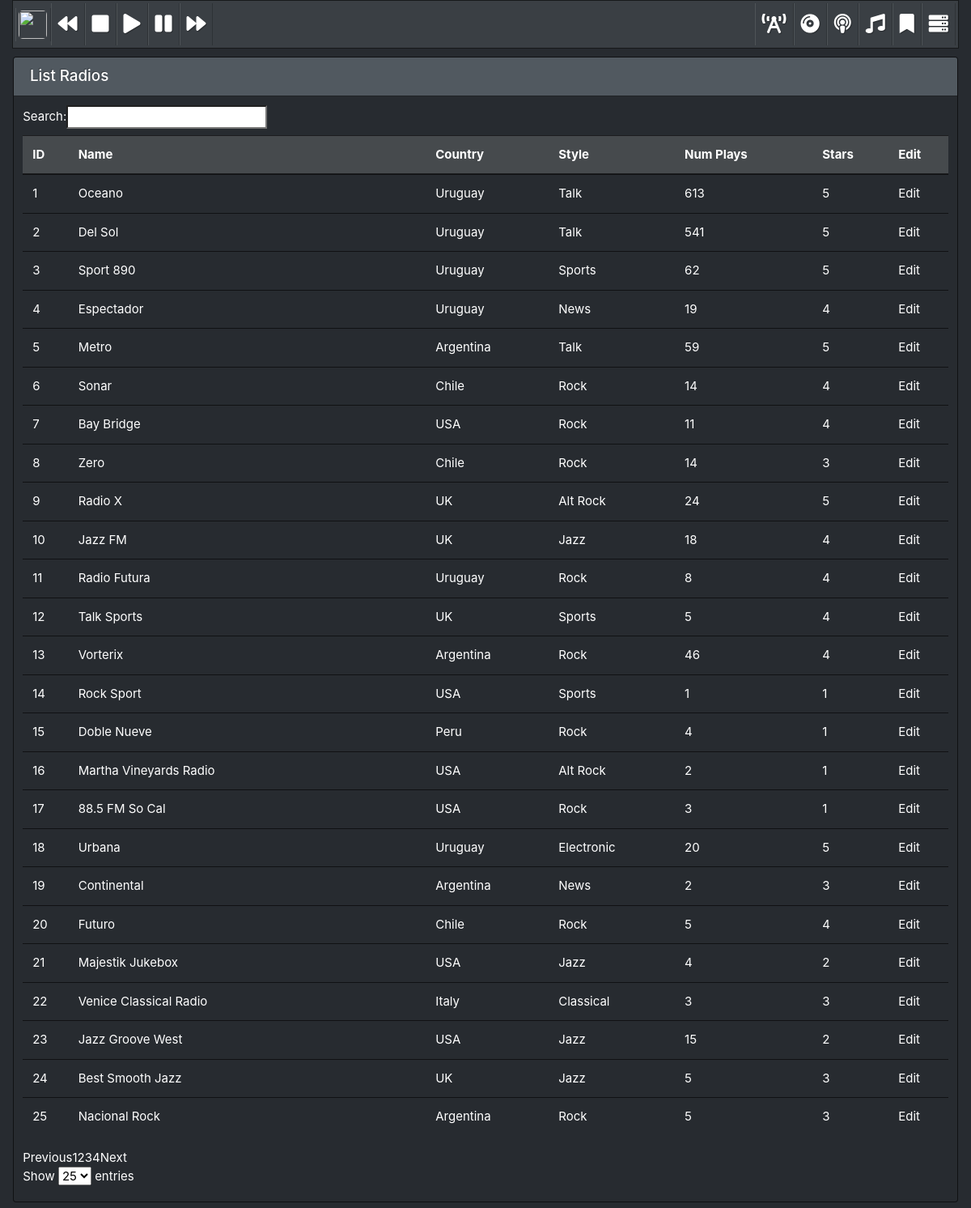
Page /radio/list on the earlier database version.
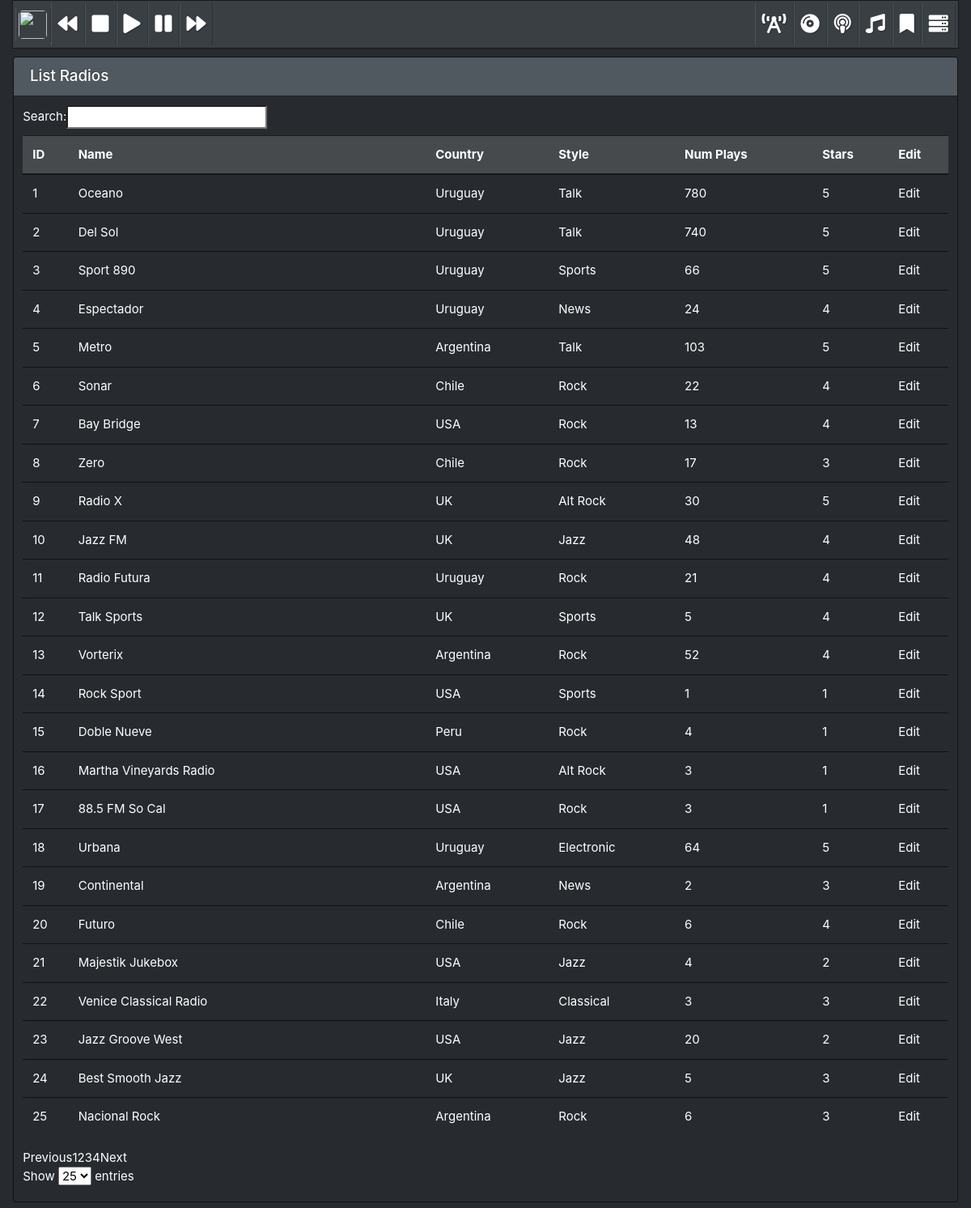
Same page on the later database version.
### app/models.py (models this page shows)
class Radios(db.Model):
    __tablename__ = 'radios'
    id = db.Column(db.Integer, unique=True, nullable=False, primary_key=True)
    name = db.Column(db.String(80),nullable=False)
    url = db.Column(db.String(120),nullable=True)
    image = db.Column(db.String(120),nullable=True)
    country = db.Column(db.String(80),nullable=False)
    num_plays = db.Column(db.Integer,nullable=False)
    style = db.Column(db.String(120),nullable=True)
    stars = db.Column(db.Integer,nullable=True)
    fav = db.Column(db.Boolean,nullable=False)
    description = db.Column(db.String(120),nullable=True)
    radio_link_list = db.relationship('Radio_Link', backref='radios')
    program_list = db.relationship('Program', backref='radios')

### app/views_radio.py (the view)
@radio.route('/radio/list', methods=['GET'])
def radio_list():
    radio_list = Radios.query.all()
    session['last_url'] = url_for('radio.radio_list')
    template_page = 'radio_list.html'
    return render_template(template_page, radio_list=radio_list, radio_player=radio_player)

### app/templates/radio/radio_list.html (shortened to what this page needs)
{% extends "base.html" %}
{% block head %}
    <link "https://cdn.datatables.net/1.10.19/css/jquery.dataTables.min.css" rel="stylesheet">
{% endblock head %}
{% block body %}
<div class="bs-component">
<div class="col-grid-full">
  <div class="card text-white bg-dark" style="flex: 0 0 100%">
  <h5 class="card-header">List Radios</h5>
  <div class="card-body">
  <table width="100%" class="table table-hover" id="dataTables">
    <thead>
      <tr class="table-active">
        <th>ID</th>
        <th>Name</th>
        <th>Country</th>
        <th>Style</th>
        <th>Num Plays</th>
        <th>Stars</th>
        <th>Edit</th>
      </tr>
    </thead>
    <tbody>
      {% for radio in radio_list %}
        <tr>
          <td>{{radio.id}}</td>
          <td><a href="{{ url_for('radio.radio_show',id=radio.id) }}">{{radio.name}}</a></td>
          <td>{{radio.country}}</td>
          <td>{{radio.style}}</td>
          <td>{{radio.num_plays}}</td>
          <td>{{radio.stars}}</td>
          <td><a href="{{ url_for('radio.radio_edit',id=radio.id) }}">Edit</a></td>
        </tr>
      {% endfor %}
    </tbody>
  </table>
  </div>
  </div>
</div>
</div>
{% endblock body %}

### app/templates/base/base.html (shortened to what this page needs)
<!DOCTYPE html>
<html lang="en">
<head>
    <link rel="stylesheet" href="https://maxcdn.bootstrapcdn.com/bootstrap/4.0.0/css/bootstrap.min.css">
    <link rel="stylesheet" href="/static/css/slate/bootstrap.css" media="screen">
    <link rel="stylesheet" href="/static/css/custom.css" media="screen">
    <link "https://cdn.datatables.net/1.10.19/css/jquery.dataTables.min.css" rel="stylesheet">
    <link rel="stylesheet" href="https://use.fontawesome.com/releases/v5.0.13/css/all.css">
{% block head %}
{% endblock head %}
</head>
<body>
  <div class="container" style="max-width: 1500px;">
    <div class="bs-component">
       <nav class="navbar navbar-expand-lg navbar-dark bg-primary">
         <a class="navbar-brand nav-link" href="/playing"><img src="{{radio_player.player_img}}"" class="navbar-play-img"></a>
          <div class="collapse navbar-collapse" id="navbarColor01">
           <ul class="navbar-nav mr-auto">
              <a class="navbar-brand nav-link" href="/previous"><i class="fas fa-backward"></i></a>
              <a class="navbar-brand nav-link" href="/stop"><i class="fas fa-stop"></i></a>
              <a class="navbar-brand nav-link" href="/play"><i class="fas fa-play"></i></a>
              <a class="navbar-brand nav-link" href="/pause"><i class="fas fa-pause"></i></a>
              <a class="navbar-brand nav-link" href="/next"><i class="fas fa-forward"></i></a>
           </ul>
         </div>
         <div class="collapse navbar-collapse" id="navbarColor01">
           <ul class="navbar-nav ml-auto">
             <li class="nav-item dropdown">
              <a class="nav-link" data-toggle="dropdown" href="#" id="download"><i class="fas fa-broadcast-tower"></i></a>
             </li>
             <li class="nav-item dropdown">
               <a class="nav-link" data-toggle="dropdown" href="#" id="download"><i class="fas fa-compact-disc"></i></a>
             </li>
             <li class="nav-item dropdown">
               <a class="nav-link" data-toggle="dropdown" href="#" id="download"><i class="fas fa-podcast"></i></a>
             </li>
             <li class="nav-item dropdown">
               <a class="nav-link" data-toggle="dropdown" href="#" id="download"><i class="fas fa-music"></i></a>
             </li>
             <li class="nav-item dropdown">
               <a class="nav-link" data-toggle="dropdown" href="#" id="download"><i class="fas fa-bookmark"></i></a>
             </li>
             <li class="nav-item dropdown">
               <a class="nav-link" data-toggle="dropdown" href="#" id="download"><i class="fas fa-server"></i></a>
             </li>
           </ul>
         </div>
       </nav>
     </div>
  {% block body %}
  {% endblock body %}
  </div>
</body>

### app/static/css/custom.css (style rules this page uses)
.navbar { padding: 0.2rem; }
.navbar .nav-link { color: white; padding: 0.2rem; }
.navbar-dark .navbar-nav .nav-link { padding: 0.5rem; color: white; font-size: 1.5rem; }
.col-grid-full { display: flex; flex: 0 0 100%; min-height: 1px; padding-right: 1px; padding-left: 1px; padding-top: 10px; padding-bottom: 10px; }
.navbar-play-img { width: 35px; height: 35px; opacity: 1; border-radius: 5px; padding: 0; }

Differences in the rows shown:
changed Radios "Oceano": num_plays "613" → "780"
changed Radios "Del Sol": num_plays "541" → "740"
changed Radios "Sport 890": num_plays "62" → "66"
changed Radios "Espectador": num_plays "19" → "24"
changed Radios "Metro": num_plays "59" → "103"
changed Radios "Sonar": num_plays "14" → "22"
changed Radios "Bay Bridge": num_plays "11" → "13"
changed Radios "Zero": num_plays "14" → "17"
changed Radios "Radio X": num_plays "24" → "30"
changed Radios "Jazz FM": num_plays "18" → "48"
changed Radios "Radio Futura": num_plays "8" → "21"
changed Radios "Vorterix": num_plays "46" → "52"
changed Radios "Martha Vineyards Radio": num_plays "2" → "3"
changed Radios "Urbana": num_plays "20" → "64"
changed Radios "Futuro": num_plays "5" → "6"
changed Radios "Jazz Groove West": num_plays "15" → "20"
changed Radios "Nacional Rock": num_plays "5" → "6"
